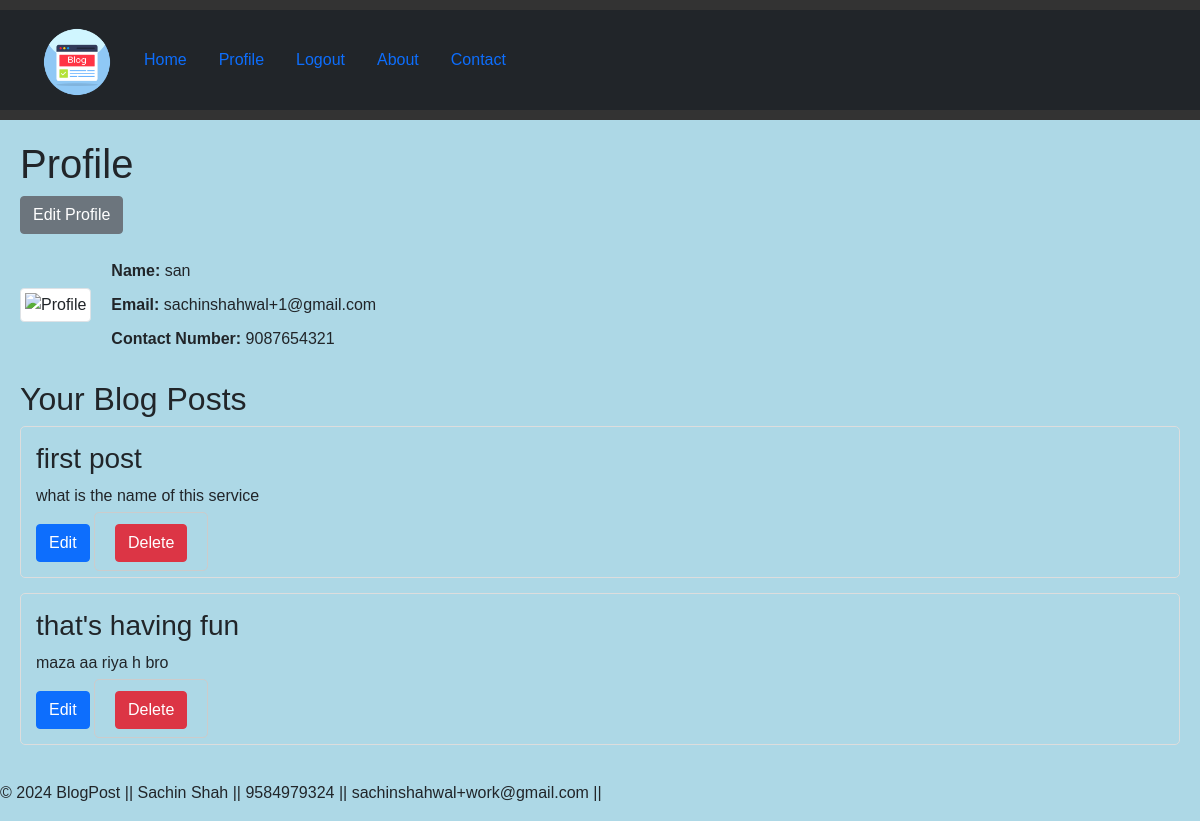
The page /profile (signed in) on the database its author committed.
### main.py (models this page shows, shortened)
class User(UserMixin, db.Model):
    id = db.Column(db.Integer, primary_key=True)
    username = db.Column(db.String(80), unique=True, nullable=False)
    password = db.Column(db.String(200), nullable=False)
    email = db.Column(db.String(120), unique=True, nullable=False)
    mobile_number = db.Column(db.String(20), nullable=False)
    image = db.Column(db.String(200), nullable=True)
    posts = db.relationship('BlogPost', backref='author', lazy=True)

class BlogPost(db.Model):
    id = db.Column(db.Integer, primary_key=True)
    title = db.Column(db.String(200), nullable=False)
    content = db.Column(db.Text, nullable=False)
    user_id = db.Column(db.Integer, db.ForeignKey('user.id'), nullable=False)

### main.py (the view)
@app.route('/profile')
@login_required
def profile():
    return render_template('profile.html', user=current_user)

### main.py (called while the page is built)
@login_manager.user_loader
def load_user(user_id):
    return User.query.get(int(user_id))

### templates/profile.html (shortened to what this page needs)
{% extends 'base.html' %}
{% block content %}
    <h1>Profile</h1>
    <div class="edit_profile">
        <a href="{{ url_for('edit_profile') }}" class="btn btn-secondary">Edit Profile</a>
    </div>
    <div class="profile-info">
        <div class="profile-photo">
            <img src="{{ user.image }}" alt="Profile" class="img-thumbnail" width="150" height="150"> <br>
        </div>
        <div class="profile-details">
            <p><strong>Name:</strong> {{ user.username }}</p>
            <p><strong>Email:</strong> {{ user.email }}</p>
            <p><strong>Contact Number:</strong> {{ user.mobile_number }}</p>
        </div>
    </div>
    <br>
    <h2>Your Blog Posts</h2>
    <ul class="blog-posts">
        {% for post in user.posts %}
        <li>
            <h3>{{ post.title }}</h3>
            <p>{{ post.content }}</p>
            <a href="{{ url_for('edit_post', post_id=post.id) }}" class="btn btn-primary">Edit</a>
            <form action="{{ url_for('delete_post', post_id=post.id) }}" method="post" style="display:inline;">
                <button type="submit" class="btn btn-danger">Delete</button>
            </form>
        </li>
        {% endfor %}
    </ul>
{% endblock %}

### static/style.css (style rules this page uses)
form { width: 30%; margin: 0 auto; padding: 20px; border: 1px solid #ccc; border-radius: 5px; }
body { font-family: Arial, sans-serif; margin: 0; padding: 0; background-color: #f5f5f5; }

### templates/profile.html (style rules this page uses)
.profile-info { display: flex; align-items: center; margin-top: 20px; }
.profile-photo { margin-right: 20px; }
.profile-details p { margin: 0; padding: 5px 0; }
.edit_profile { text-align: left; margin-bottom: 20px; }
.blog-posts { list-style-type: none; padding: 0; }
.blog-posts li { border: 1px solid #ddd; border-radius: 5px; padding: 15px; margin-bottom: 15px; }
.blog-posts h3 { margin-top: 0; }
.blog-posts form { display: inline; }

### rows shown on the page
User: username "san", email "sachinshahwal+1@gmail.com", mobile_number "9087654321"
BlogPost: title "first post", content "what is the name of this service"
BlogPost: title "that's having fun", content "maza aa riya h bro"
